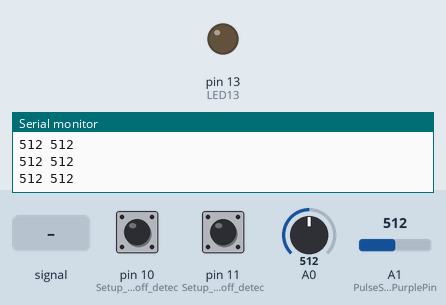
This program was run on a simulated Arduino Uno, built with avr-gcc and run on an emulated ATmega328P. On the bench: output pins drawn as LEDs (lit = HIGH), the last lines printed to the serial monitor. Dashed ring = blinking. The test bench sets the inputs (shaded band); at power-on: A0 = 512, A1 (PulseSensorPurplePin) = 512, pin 10 (Setup_for_leads_off_detec) LOW, pin 11 (Setup_for_leads_off_detec) LOW.

Above: at 1.2 s.
1.3 s: A1 (PulseSensorPurplePin) fed a 200 Hz sine of ±81 counts around its level
At 1.57 s:
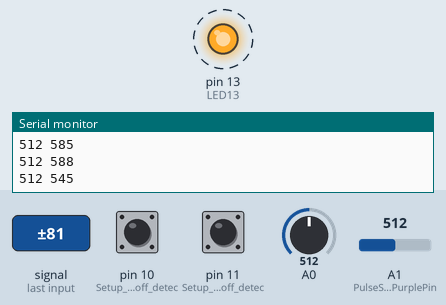
4.3 s: A0 set to 11
At 4.52 s:
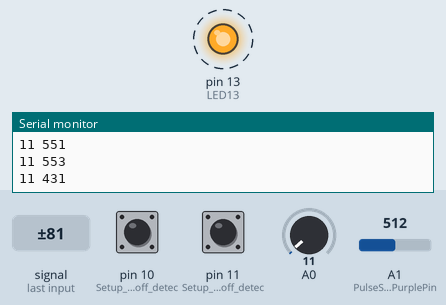
7.3 s: A0 set to 8
At 7.74 s:
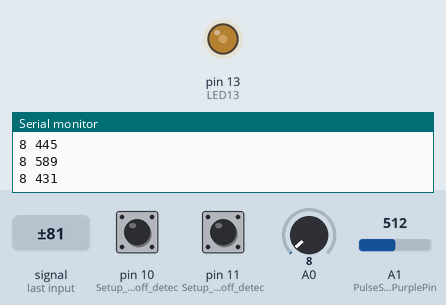
10.3 s: A1 (PulseSensorPurplePin) fed a 50 Hz sine of ±306 counts around its level
13.3 s: A1 (PulseSensorPurplePin) set to 560
14.8 s: A1 (PulseSensorPurplePin) set to 539
At 15.1 s:
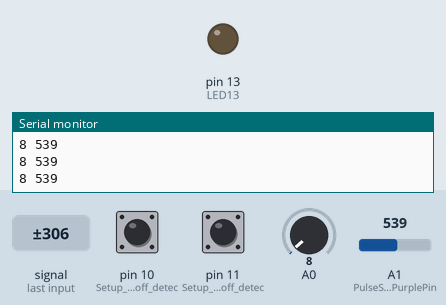
Timing chart, 0 to 17.3 s (numbered marks = the images above; inputs shaded):
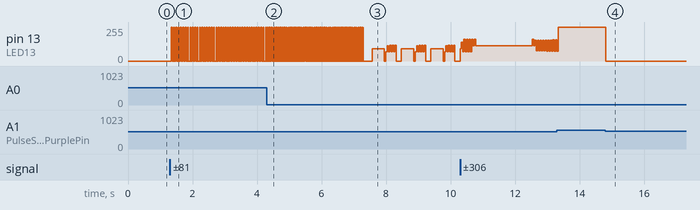

Measured:
- the behaviour switches between 10 and 9 on A0 (found by bisection; images 2 and 3)
- after the input at 1.3 s, pin 13 (LED13): alternates 255/255 for 0.03 s and 0/255 for 0.05 s, starting at once
- after the input at 4.3 s, pin 13 (LED13): alternates 255/255 for 0.01 s and 0/255 for 0.02 s, starting after 0.05 s
- after the input at 14.8 s, pin 13 (LED13): 255/255 → 0/255 at once

The program:

main.cpp
```cpp
#include <Arduino.h>
/*
Heart_Rate_Display.ino
Demo Program for AD8232 Heart Rate sensor.
Casey Kuhns @ SparkFun Electronics
6/27/2014
https://github.com/sparkfun/AD8232_Heart_Rate_Monitor
The AD8232 Heart Rate sensor is a low cost EKG/ECG sensor.  This example shows
how to create an ECG with real time display.  The display is using Processing.
This sketch is based heavily on the Graphing Tutorial provided in the Arduino
IDE. http://www.arduino.cc/en/Tutorial/Graph
Resources:
This program requires a Processing sketch to view the data in real time.
Development environment specifics:
	IDE: Arduino 1.0.5
	Hardware Platform: Arduino Pro 3.3V/8MHz
	AD8232 Heart Monitor Version: 1.0
This code is beerware. If you see me (or any other SparkFun employee) at the
local pub, and you've found our code helpful, please buy us a round!
Distributed as-is; no warranty is given.
******************************************************************************/
/*  PulseSensor™ Starter Project   http://www.pulsesensor.com
 *
This an Arduino project. It's Best Way to Get Started with your PulseSensor™ & Arduino.
-------------------------------------------------------------
1) This shows a live human Heartbeat Pulse.
2) Live visualization in Arduino's Cool "Serial Plotter".
3) Blink an LED on each Heartbeat.
4) This is the direct Pulse Sensor's Signal.
5) A great first-step in troubleshooting your circuit and connections.
6) "Human-readable" code that is newbie friendly."
*/


//  Variables
int PulseSensorPurplePin = A1;        // Pulse Sensor PURPLE WIRE connected to ANALOG PIN 0
int LED13 = 13;   //  The on-board Arduion LED


int Signal;                // holds the incoming raw data. Signal value can range from 0-1024
int Threshold = 550;            // Determine which Signal to "count as a beat", and which to ingore.

void setup() {
  // initialize the serial communication:
  Serial.begin(9600);
  pinMode(10, INPUT); // Setup for leads off detection LO +
  pinMode(11, INPUT); // Setup for leads off detection LO -
  pinMode(LED13,OUTPUT);         // pin that will blink to your heartbeat!

}

void loop() {


    if((digitalRead(10) == 1)||(digitalRead(11) == 1)){
        Serial.print(0);
    } else {
        // send the value of analog input 0:
        Serial.print(analogRead(A0));
    }
    //Wait for a bit to keep serial data from saturating
    delay(1);
    Serial.print(' ');

  Signal = analogRead(PulseSensorPurplePin);  // Read the PulseSensor's value.
                                              // Assign this value to the "Signal" variable.

   Serial.println(Signal);                    // Send the Signal value to Serial Plotter.


   if(Signal > Threshold){                          // If the signal is above "550", then "turn-on" Arduino's on-Board LED.
     digitalWrite(LED13,HIGH);
   } else {
     digitalWrite(LED13,LOW);                //  Else, the sigal must be below "550", so "turn-off" this LED.
    }
}


   
```
